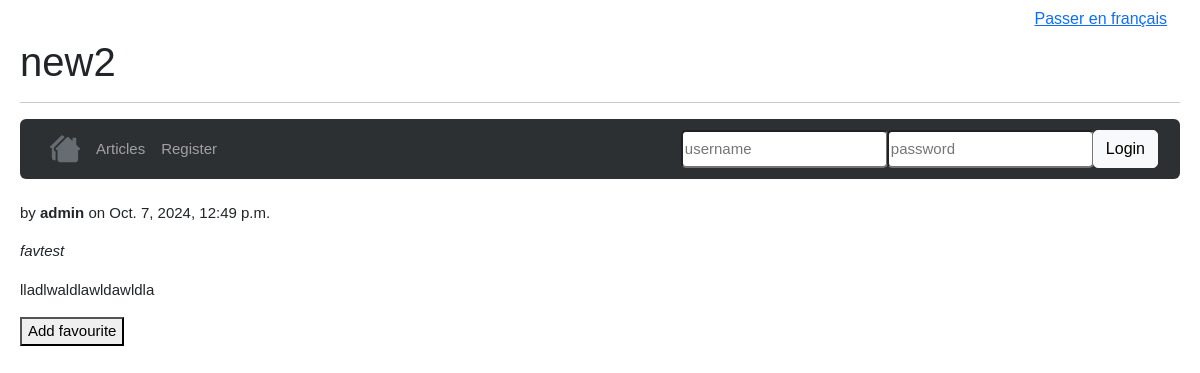
The page /en/articles/details/15/ on the database its author committed.
### articles/models.py (models this page shows, shortened)
class Article(models.Model):
    title =     models.CharField(max_length=64)
    author =    models.ForeignKey(User, on_delete=models.CASCADE, related_name='articles')
    created =   models.DateTimeField(auto_now_add=True)
    synopsis =  models.CharField(max_length=312)
    content =   models.TextField()

### articles/views/details.py (the view)
# urls.py: path("details/<int:pk>/", DetailsDetailView.as_view(), name='details'),
class DetailsDetailView(DetailView):
    model = Article
    template_name = 'articles/details.html'
    context_object_name = 'article'

### articles/templates/articles/details.html (shortened to what this page needs)
{% extends 'base.html' %}
{% block content %}
<h1>{{ article.title }}</h1>
{% include 'nav.html' %}
<p>by <strong>{{ article.author.username }}</strong> on {{ article.created }}</p>
<p><i>{{ article.synopsis }}</i></p>
<p>{{ article.content }}</p>
{% include 'articles/addfavourite.html' %}
{% endblock %}

### templates/base.html (style rules this page uses)
body { padding-left: 20px; padding-right: 20px; font-family: Arial, sans-serif; font-size: 15px; }

### rows shown on the page
Article: title "new2", author.username "admin", created "Oct. 7, 2024, 12:49 p.m.", synopsis "favtest", content "lladlwaldlawldawldla"
